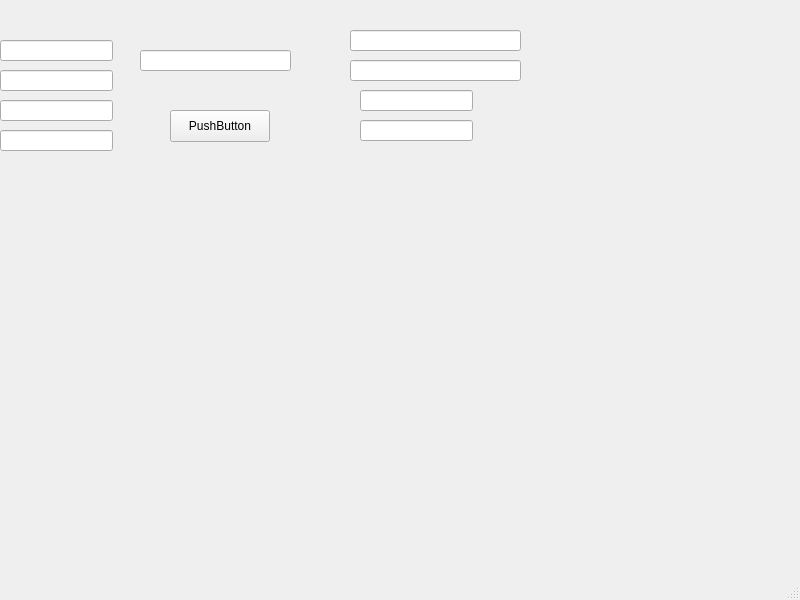
<?xml version="1.0" encoding="UTF-8"?>
<ui version="4.0">
 <class>MainWindow</class>
 <widget class="QMainWindow" name="MainWindow">
  <property name="geometry">
   <rect>
    <x>0</x>
    <y>0</y>
    <width>800</width>
    <height>600</height>
   </rect>
  </property>
  <property name="windowTitle">
   <string>MainWindow</string>
  </property>
  <widget class="QWidget" name="centralwidget">
   <widget class="QLineEdit" name="lineEdit">
    <property name="geometry">
     <rect>
      <x>0</x>
      <y>40</y>
      <width>113</width>
      <height>21</height>
     </rect>
    </property>
   </widget>
   <widget class="QLineEdit" name="lineEdit_2">
    <property name="geometry">
     <rect>
      <x>0</x>
      <y>70</y>
      <width>113</width>
      <height>21</height>
     </rect>
    </property>
   </widget>
   <widget class="QPushButton" name="pushButton">
    <property name="geometry">
     <rect>
      <x>170</x>
      <y>110</y>
      <width>100</width>
      <height>32</height>
     </rect>
    </property>
    <property name="text">
     <string>PushButton</string>
    </property>
   </widget>
   <widget class="QLineEdit" name="l3">
    <property name="geometry">
     <rect>
      <x>140</x>
      <y>50</y>
      <width>151</width>
      <height>21</height>
     </rect>
    </property>
   </widget>
   <widget class="QLineEdit" name="l4">
    <property name="geometry">
     <rect>
      <x>350</x>
      <y>30</y>
      <width>171</width>
      <height>21</height>
     </rect>
    </property>
   </widget>
   <widget class="QLineEdit" name="l5">
    <property name="geometry">
     <rect>
      <x>350</x>
      <y>60</y>
      <width>171</width>
      <height>21</height>
     </rect>
    </property>
   </widget>
   <widget class="QLineEdit" name="l6">
    <property name="geometry">
     <rect>
      <x>360</x>
      <y>90</y>
      <width>113</width>
      <height>21</height>
     </rect>
    </property>
   </widget>
   <widget class="QLineEdit" name="l7">
    <property name="geometry">
     <rect>
      <x>360</x>
      <y>120</y>
      <width>113</width>
      <height>21</height>
     </rect>
    </property>
   </widget>
   <widget class="QLineEdit" name="r3">
    <property name="geometry">
     <rect>
      <x>0</x>
      <y>100</y>
      <width>113</width>
      <height>21</height>
     </rect>
    </property>
   </widget>
   <widget class="QLineEdit" name="r4">
    <property name="geometry">
     <rect>
      <x>0</x>
      <y>130</y>
      <width>113</width>
      <height>21</height>
     </rect>
    </property>
   </widget>
  </widget>
  <widget class="QMenuBar" name="menubar">
   <property name="geometry">
    <rect>
     <x>0</x>
     <y>0</y>
     <width>800</width>
     <height>24</height>
    </rect>
   </property>
  </widget>
  <widget class="QStatusBar" name="statusbar"/>
 </widget>
 <resources/>
 <connections/>
</ui>
